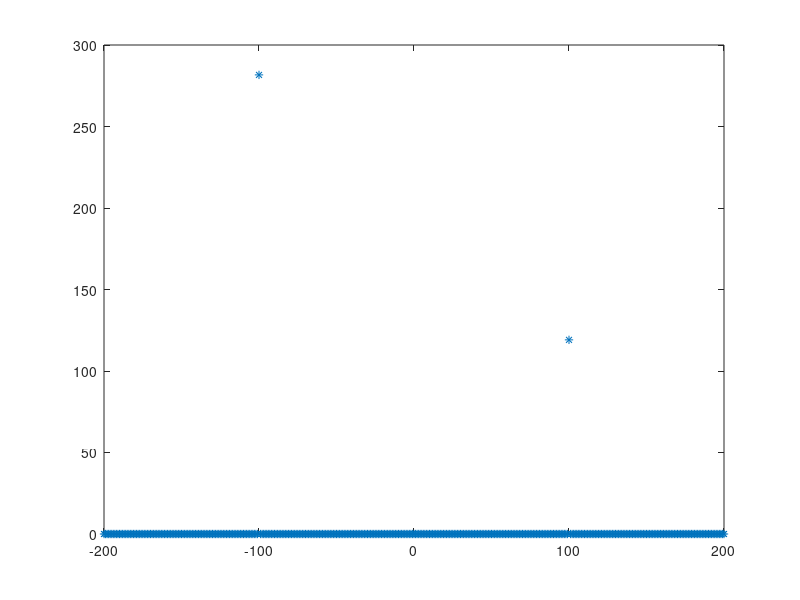
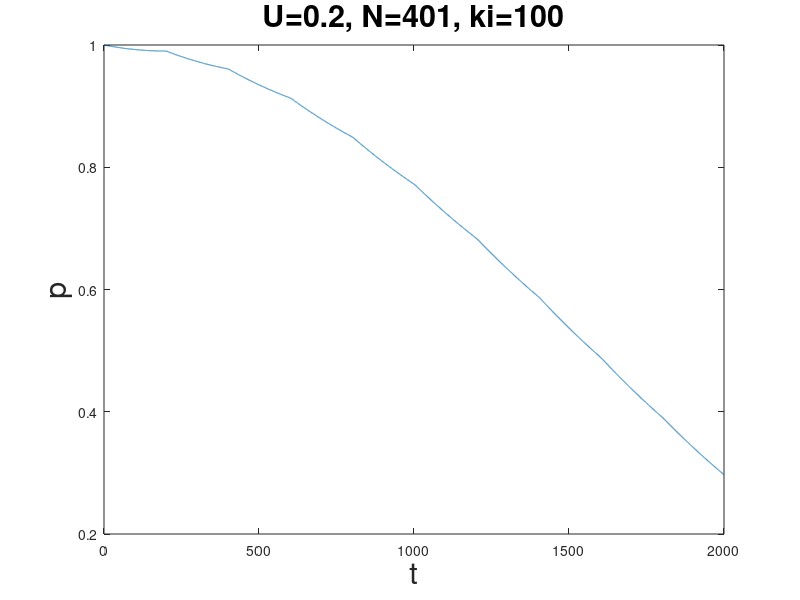

Here is the MATLAB script that generated these plots, in order:
% reflection of a bloch state by a barrier
% 2016.01.09
clear all; close all; clc; myfont = 22;

L = 200;   N = 2*L+1;
ki = 100;
U = 0.2;
dt = 0.1;     Tmax = 20000;
plist = zeros(1, 1+Tmax);

xlist = -L:L;
xlist = xlist';
psi0 = (1/sqrt(N))*exp(i*(2*pi*ki/N)*xlist);

H = zeros(N, N);
for s= 1:(N-1)
    H(s,s+1) = -1;     H(s+1,s) = -1;
end
H(1,N) = -1;  H(N,1) = -1;
H(L+1, L+1) = U;

[VV,DD] = eig(H);
dd = diag(DD);

plist(1) =1;
psi1 = VV'*psi0;

psik = fftshift(fft(psi0));
denk = abs(psik).^2;
h = figure;
hplot= plot(-L:L, denk, '*');
for s = 1:Tmax
    psi = VV*(exp(-i*dt*s*dd).*psi1);
    plist(s+1) = abs(psi'*psi0)^2;

    psik = fftshift(fft(psi));
    denk = abs(psik).^2;
    set(hplot ,'ydata',denk );
    drawnow                     %updates the display
end

h1 = figure;
plot(dt*(0:Tmax), plist)
xlabel('t','fontsize',myfont);
ylabel('p','fontsize',myfont);
str = strcat ('U=', num2str(U),', N=',num2str(N),', ki=',num2str(ki));
title(str,'fontsize',myfont)